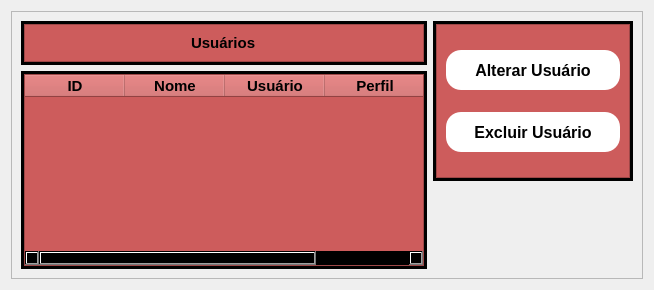
            <widget class="QWidget" name="pg_users">
             <layout class="QVBoxLayout" name="verticalLayout_58">
              <item>
               <widget class="QFrame" name="frame_28">
                <property name="frameShape">
                 <enum>QFrame::StyledPanel</enum>
                </property>
                <property name="frameShadow">
                 <enum>QFrame::Raised</enum>
                </property>
                <layout class="QHBoxLayout" name="horizontalLayout_10">
                 <item>
                  <layout class="QVBoxLayout" name="verticalLayout_62">
                   <property name="leftMargin">
                    <number>0</number>
                   </property>
                   <property name="topMargin">
                    <number>0</number>
                   </property>
                   <property name="rightMargin">
                    <number>0</number>
                   </property>
                   <item alignment="Qt::AlignHCenter">
                    <widget class="QFrame" name="frame_33">
                     <property name="minimumSize">
                      <size>
                       <width>406</width>
                       <height>0</height>
                      </size>
                     </property>
                     <property name="maximumSize">
                      <size>
                       <width>406</width>
                       <height>16777215</height>
                      </size>
                     </property>
                     <property name="styleSheet">
                      <string notr="true">background-color: rgb(0, 0, 0);</string>
                     </property>
                     <property name="frameShape">
                      <enum>QFrame::StyledPanel</enum>
                     </property>
                     <property name="frameShadow">
                      <enum>QFrame::Raised</enum>
                     </property>
                     <layout class="QVBoxLayout" name="verticalLayout_63">
                      <property name="leftMargin">
                       <number>2</number>
                      </property>
                      <property name="topMargin">
                       <number>2</number>
                      </property>
                      <property name="rightMargin">
                       <number>2</number>
                      </property>
                      <property name="bottomMargin">
                       <number>2</number>
                      </property>
                      <item>
                       <widget class="QFrame" name="frame_34">
                        <property name="styleSheet">
                         <string notr="true">
background-color: rgb(205,92,92);

</string>
                        </property>
                        <property name="frameShape">
                         <enum>QFrame::StyledPanel</enum>
                        </property>
                        <property name="frameShadow">
                         <enum>QFrame::Raised</enum>
                        </property>
                        <layout class="QHBoxLayout" name="horizontalLayout_8">
                         <item alignment="Qt::AlignHCenter">
                          <widget class="QLabel" name="label_47">
                           <property name="font">
                            <font>
                             <family>Arial</family>
                             <pointsize>11</pointsize>
                             <weight>75</weight>
                             <bold>true</bold>
                            </font>
                           </property>
                           <property name="text">
                            <string>Usuários</string>
                           </property>
                          </widget>
                         </item>
                        </layout>
                       </widget>
                      </item>
                     </layout>
                    </widget>
                   </item>
                   <item alignment="Qt::AlignHCenter">
                    <widget class="QFrame" name="frame_30">
                     <property name="minimumSize">
                      <size>
                       <width>406</width>
                       <height>0</height>
                      </size>
                     </property>
                     <property name="maximumSize">
                      <size>
                       <width>406</width>
                       <height>16777215</height>
                      </size>
                     </property>
                     <property name="styleSheet">
                      <string notr="true">background-color: rgb(0, 0, 0);
</string>
                     </property>
                     <property name="frameShape">
                      <enum>QFrame::StyledPanel</enum>
                     </property>
                     <property name="frameShadow">
                      <enum>QFrame::Raised</enum>
                     </property>
                     <layout class="QVBoxLayout" name="verticalLayout_60">
                      <property name="spacing">
                       <number>2</number>
                      </property>
                      <property name="leftMargin">
                       <number>2</number>
                      </property>
                      <property name="topMargin">
                       <number>2</number>
                      </property>
                      <property name="rightMargin">
                       <number>2</number>
                      </property>
                      <property name="bottomMargin">
                       <number>2</number>
                      </property>
                      <item>
                       <layout class="QHBoxLayout" name="horizontalLayout_9">
                        <property name="spacing">
                         <number>2</number>
                        </property>
                        <property name="rightMargin">
                         <number>0</number>
                        </property>
                        <property name="bottomMargin">
                         <number>0</number>
                        </property>
                        <item>
                         <widget class="QTableWidget" name="tw_users">
                          <property name="minimumSize">
                           <size>
                            <width>0</width>
                            <height>0</height>
                           </size>
                          </property>
                          <property name="maximumSize">
                           <size>
                            <width>16777215</width>
                            <height>16777215</height>
                           </size>
                          </property>
                          <property name="styleSheet">
                           <string notr="true">
background-color: rgb(205,92,92);

</string>
                          </property>
                          <column>
                           <property name="text">
                            <string>ID</string>
                           </property>
                           <property name="font">
                            <font>
                             <family>Arial</family>
                             <pointsize>11</pointsize>
                             <weight>75</weight>
                             <bold>true</bold>
                            </font>
                           </property>
                          </column>
                          <column>
                           <property name="text">
                            <string>Nome</string>
                           </property>
                           <property name="font">
                            <font>
                             <family>Arial</family>
                             <pointsize>11</pointsize>
                             <weight>75</weight>
                             <bold>true</bold>
                            </font>
                           </property>
                          </column>
                          <column>
                           <property name="text">
                            <string>Usuário</string>
                           </property>
                           <property name="font">
                            <font>
                             <family>Arial</family>
                             <pointsize>11</pointsize>
                             <weight>75</weight>
                             <bold>true</bold>
                            </font>
                           </property>
                          </column>
                          <column>
                           <property name="text">
                            <string>Perfil</string>
                           </property>
                           <property name="font">
                            <font>
                             <family>Arial</family>
                             <pointsize>11</pointsize>
                             <weight>75</weight>
                             <bold>true</bold>
                            </font>
                           </property>
                          </column>
                         </widget>
                        </item>
                       </layout>
                      </item>
                     </layout>
                    </widget>
                   </item>
                  </layout>
                 </item>
                 <item alignment="Qt::AlignTop">
                  <widget class="QFrame" name="frame_31">
                   <property name="minimumSize">
                    <size>
                     <width>200</width>
                     <height>160</height>
                    </size>
                   </property>
                   <property name="maximumSize">
                    <size>
                     <width>200</width>
                     <height>160</height>
                    </size>
                   </property>
                   <property name="styleSheet">
                    <string notr="true">background-color: rgb(0, 0, 0);</string>
                   </property>
                   <property name="frameShape">
                    <enum>QFrame::StyledPanel</enum>
                   </property>
                   <property name="frameShadow">
                    <enum>QFrame::Raised</enum>
                   </property>
                   <layout class="QHBoxLayout" name="horizontalLayout_7">
                    <property name="leftMargin">
                     <number>2</number>
                    </property>
                    <property name="topMargin">
                     <number>2</number>
                    </property>
                    <property name="rightMargin">
                     <number>2</number>
                    </property>
                    <property name="bottomMargin">
                     <number>2</number>
                    </property>
                    <item>
                     <widget class="QFrame" name="frame_29">
                      <property name="styleSheet">
                       <string notr="true">
background-color: rgb(205,92,92);

</string>
                      </property>
                      <property name="frameShape">
                       <enum>QFrame::StyledPanel</enum>
                      </property>
                      <property name="frameShadow">
                       <enum>QFrame::Raised</enum>
                      </property>
                      <layout class="QVBoxLayout" name="verticalLayout_61">
                       <item>
                        <widget class="QPushButton" name="btn_alterar_user">
                         <property name="minimumSize">
                          <size>
                           <width>140</width>
                           <height>40</height>
                          </size>
                         </property>
                         <property name="font">
                          <font>
                           <family>Arial</family>
                           <pointsize>12</pointsize>
                           <weight>75</weight>
                           <bold>true</bold>
                          </font>
                         </property>
                         <property name="cursor">
                          <cursorShape>PointingHandCursor</cursorShape>
                         </property>
                         <property name="styleSheet">
                          <string notr="true">QPushButton:hover{
background-color:rgb(218,165,32);
border-radius:15px;
color:rgb(0,0,0);
}
QPushButton{
background-color:rgb(255,255,255);
border-radius:15px;
color:rgb(0,0,0);
}</string>
                         </property>
                         <property name="text">
                          <string>Alterar Usuário</string>
                         </property>
                         <property name="icon">
                          <iconset>
                           <normaloff>icones/alterar_user.png</normaloff>icones/alterar_user.png</iconset>
                         </property>
                         <property name="iconSize">
                          <size>
                           <width>32</width>
                           <height>32</height>
                          </size>
                         </property>
                        </widget>
                       </item>
                       <item>
                        <widget class="QPushButton" name="btn_excluir_user">
                         <property name="minimumSize">
                          <size>
                           <width>140</width>
                           <height>40</height>
                          </size>
                         </property>
                         <property name="font">
                          <font>
                           <family>Arial</family>
                           <pointsize>12</pointsize>
                           <weight>75</weight>
                           <bold>true</bold>
                          </font>
                         </property>
                         <property name="cursor">
                          <cursorShape>PointingHandCursor</cursorShape>
                         </property>
                         <property name="styleSheet">
                          <string notr="true">QPushButton:hover{
background-color:rgb(178,34,34);
border-radius:15px;
color:rgb(0,0,0);
}
QPushButton{
background-color:rgb(255,255,255);
border-radius:15px;
color:rgb(0,0,0);
}</string>
                         </property>
                         <property name="text">
                          <string>Excluir Usuário</string>
                         </property>
                         <property name="icon">
                          <iconset>
                           <normaloff>icones/excluir_user.png</normaloff>icones/excluir_user.png</iconset>
                         </property>
                         <property name="iconSize">
                          <size>
                           <width>32</width>
                           <height>32</height>
                          </size>
                         </property>
                        </widget>
                       </item>
                      </layout>
                     </widget>
                    </item>
                   </layout>
                  </widget>
                 </item>
                </layout>
               </widget>
              </item>
             </layout>
            </widget>
